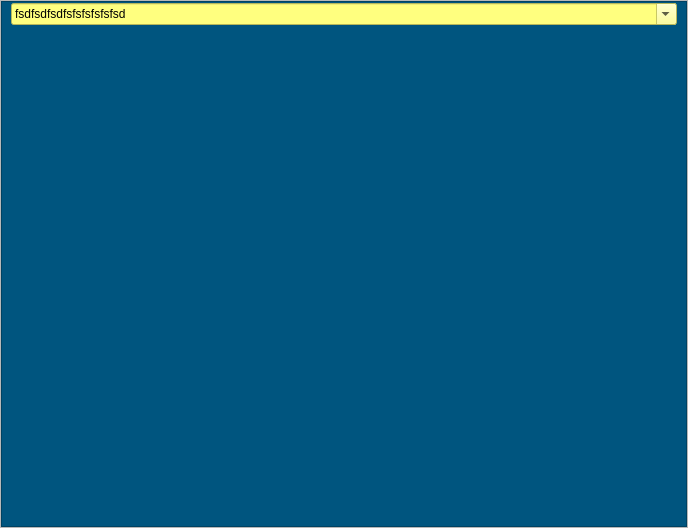
<?xml version="1.0" encoding="UTF-8"?>
<ui version="4.0">
 <class>MainWindow</class>
 <widget class="QMainWindow" name="MainWindow">
  <property name="geometry">
   <rect>
    <x>0</x>
    <y>0</y>
    <width>688</width>
    <height>528</height>
   </rect>
  </property>
  <property name="windowTitle">
   <string>MainWindow</string>
  </property>
  <widget class="QWidget" name="centralwidget">
   <layout class="QGridLayout" name="gridLayout">
    <property name="leftMargin">
     <number>0</number>
    </property>
    <property name="topMargin">
     <number>0</number>
    </property>
    <property name="rightMargin">
     <number>0</number>
    </property>
    <property name="bottomMargin">
     <number>0</number>
    </property>
    <property name="spacing">
     <number>0</number>
    </property>
    <item row="0" column="0">
     <widget class="QFrame" name="frame">
      <property name="frameShape">
       <enum>QFrame::StyledPanel</enum>
      </property>
      <property name="frameShadow">
       <enum>QFrame::Raised</enum>
      </property>
      <layout class="QVBoxLayout" name="verticalLayout">
       <property name="spacing">
        <number>0</number>
       </property>
       <property name="leftMargin">
        <number>0</number>
       </property>
       <property name="topMargin">
        <number>0</number>
       </property>
       <property name="rightMargin">
        <number>0</number>
       </property>
       <property name="bottomMargin">
        <number>0</number>
       </property>
       <item>
        <widget class="QFrame" name="frame_2">
         <property name="styleSheet">
          <string notr="true">background-color: rgb(0, 85, 127);</string>
         </property>
         <property name="frameShape">
          <enum>QFrame::StyledPanel</enum>
         </property>
         <property name="frameShadow">
          <enum>QFrame::Raised</enum>
         </property>
         <layout class="QGridLayout" name="gridLayout_2">
          <property name="topMargin">
           <number>0</number>
          </property>
          <property name="bottomMargin">
           <number>500</number>
          </property>
          <item row="0" column="0">
           <widget class="QComboBox" name="comboBox">
            <property name="styleSheet">
             <string notr="true">background-color: rgb(255, 255, 127);</string>
            </property>
            <property name="editable">
             <bool>true</bool>
            </property>
            <item>
             <property name="text">
              <string>fsdfsdfsdfsfsfsfsfsfsd</string>
             </property>
            </item>
           </widget>
          </item>
         </layout>
        </widget>
       </item>
      </layout>
     </widget>
    </item>
   </layout>
  </widget>
 </widget>
 <resources/>
 <connections/>
</ui>
